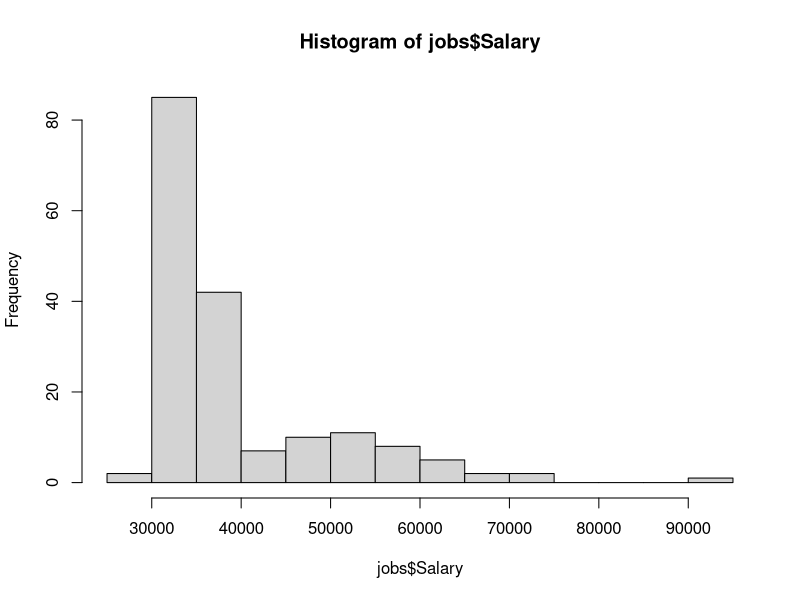
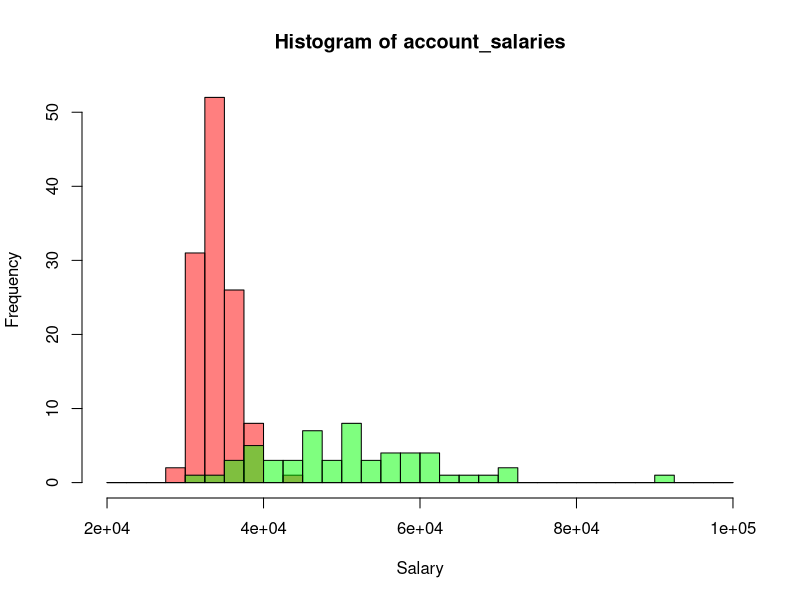
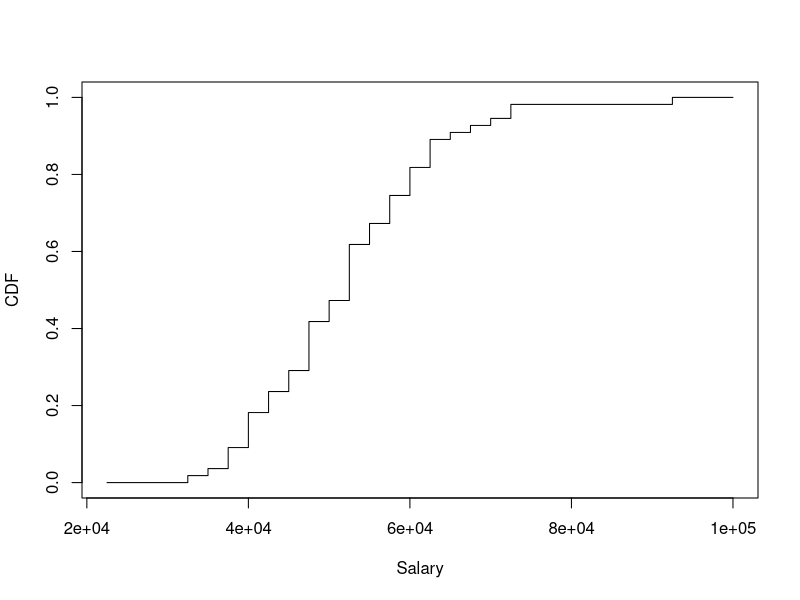

Recreate these plots in R, in order. (Note: this script raises an error after producing the figures.)
## ---- chunk 1
jobs<- read.csv("TyrellCorpJobs.csv")
head(jobs)
minmax <- range(jobs$Salary)
diff(minmax)

hist(jobs$Salary)
## ---- chunk 2
account_salaries <- jobs[jobs$Position == "Accounting", "Salary"]
manager_salaries <- jobs[jobs$Position == "Management", "Salary"]
breaks <- seq(20000, 100000, by = 2500)
hist(account_salaries, col = rgb(1,0,0, alpha = 1/2), xlim = c(20000, 100000), breaks = breaks, xlab = "Salary")
hist(manager_salaries, col = rgb(0,1,0, alpha = 1/2), xlim = c(20000, 100000), breaks = breaks, add = TRUE)
## ---- chunk 3
diff(range(account_salaries))
diff(range(manager_salaries))
## ---- chunk 4
nums<- seq(1,10, by = 1)
cumsum(nums)
## ---- chunk 5
table_manager_salraies <- table(cut(manager_salaries, breaks = breaks))
df_manger <- data.frame(table_manager_salraies)
colnames(df_manger) <- c("salary", "freq")
df_manger$rel_freq <- df_manger$freq /sum(df_manger$freq)
df_manger$cum_rel_freq <- cumsum(df_manger$rel_freq)
df_manger
lower_bounds <- 20000 + as.integer(df_manger$salary) * 2500
plot(x= lower_bounds, y = df_manger$cum_rel_freq, xlab = "Salary", ylab = "CDF", type = "s")
## ---- chunk 6
probs <- c(0, 0.25, 0.5, 0.75, 1.0)
quartiles <- quantile(manager_salaries, probs = probs)
quartiles
## ---- chunk 7
summary(manager_salaries)
IQR(manager_salaries)
## ---- chunk 8
set.seed(42)
distribution_1 <- append(rnorm(n = 100, mean = 5, sd = 10), rnorm(n = 200, mean = 5, sd = 1))
distribution_2 <- runif(n = 1000, min = -30, max = 30)

summary(distribution_1)
summary(distribution_2)
## ---- chunk 9
boxplot(distribution_1, horizontal = true)
boxplot(distribution_2)
## ---- chunk 10
hist(distribution_1)
hist(distribution_2)
## ---- chunk 11
heavily_right_skew <- read.csv("heavily_right_skewed.csv")

library(e1071)
skewness(heavily_right_skew$x)

## ---- chunk 12
par(mfrow = c(2, 1))
par(mar = c(1,4,1,1))
boxplot(heavily_right_skew$x, horizontal = TRUE, ylim = c(0, 0.3))
par(mar = c(4,4,2,1))
hist(heavily_right_skew$x, xlim = c(0, 0.3), main = "", breaks = 20)
## ---- chunk 13
boxplot(Salary ~ Position, data = jobs, horizontal = TRUE)
## ---- chunk 14
x <- c(3,1,9,4,12)
sample_var_x <- var(x)
var(account_salaries)
var(manager_salaries)

sd(account_salaries)
sd(manager_salaries)
